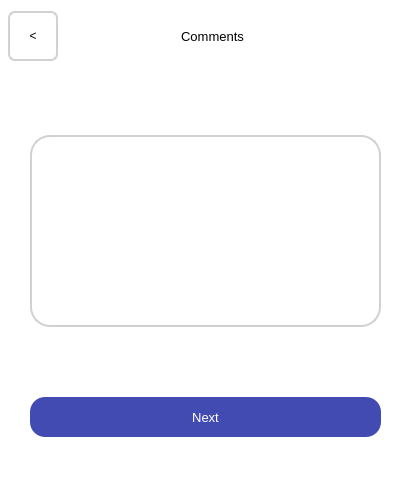
<?xml version="1.0" encoding="UTF-8"?>
<ui version="4.0">
    <class>Dialog</class>
    <widget class="QDialog" name="Dialog">
        <property name="geometry">
            <rect>
                <x>0</x>
                <y>0</y>
                <width>411</width>
                <height>501</height>
            </rect>
        </property>
        <property name="windowTitle">
            <string>Dialog</string>
        </property>
        <property name="styleSheet">
            <string notr="true"/>
        </property>
        <widget class="QWidget" name="widget" native="true">
            <property name="geometry">
                <rect>
                    <x>0</x>
                    <y>0</y>
                    <width>411</width>
                    <height>501</height>
                </rect>
            </property>
            <property name="styleSheet">
                <string notr="true">background-color: #FFFFFF;</string>
            </property>
            <widget class="QWidget" name="verticalLayoutWidget_2">
                <property name="geometry">
                    <rect>
                        <x>0</x>
                        <y>71</y>
                        <width>411</width>
                        <height>431</height>
                    </rect>
                </property>
                <layout class="QVBoxLayout" name="verticalLayout_10">
                    <property name="leftMargin">
                        <number>30</number>
                    </property>
                    <property name="topMargin">
                        <number>0</number>
                    </property>
                    <property name="rightMargin">
                        <number>30</number>
                    </property>
                    <item>
                        <widget class="QTextEdit" name="commentsInput">
                            <property name="sizePolicy">
                                <sizepolicy hsizetype="Expanding" vsizetype="Fixed">
                                    <horstretch>0</horstretch>
                                    <verstretch>0</verstretch>
                                </sizepolicy>
                            </property>
                            <property name="styleSheet">
                                <string notr="true">border-radius : 20; border: 2px solid #D1D1D1</string>
                            </property>
                        </widget>
                    </item>
                    <item>
                        <widget class="QPushButton" name="nextButton">
                            <property name="sizePolicy">
                                <sizepolicy hsizetype="Expanding" vsizetype="Fixed">
                                    <horstretch>0</horstretch>
                                    <verstretch>0</verstretch>
                                </sizepolicy>
                            </property>
                            <property name="minimumSize">
                                <size>
                                    <width>0</width>
                                    <height>40</height>
                                </size>
                            </property>
                            <property name="font">
                                <font>
                                    <pointsize>10</pointsize>
                                </font>
                            </property>
                            <property name="styleSheet">
                                <string notr="true">border-radius : 15; border: 2 px solid black; background-color :
                                    #414BB2; color: white
                                </string>
                            </property>
                            <property name="text">
                                <string>Next</string>
                            </property>
                        </widget>
                    </item>
                </layout>
            </widget>
            <widget class="QWidget" name="horizontalLayoutWidget">
                <property name="geometry">
                    <rect>
                        <x>0</x>
                        <y>1</y>
                        <width>411</width>
                        <height>71</height>
                    </rect>
                </property>
                <layout class="QHBoxLayout" name="horizontalLayout_5">
                    <property name="sizeConstraint">
                        <enum>QLayout::SetNoConstraint</enum>
                    </property>
                    <property name="leftMargin">
                        <number>8</number>
                    </property>
                    <item>
                        <widget class="QPushButton" name="backButton">
                            <property name="sizePolicy">
                                <sizepolicy hsizetype="Minimum" vsizetype="Fixed">
                                    <horstretch>0</horstretch>
                                    <verstretch>0</verstretch>
                                </sizepolicy>
                            </property>
                            <property name="minimumSize">
                                <size>
                                    <width>0</width>
                                    <height>40</height>
                                </size>
                            </property>
                            <property name="maximumSize">
                                <size>
                                    <width>50</width>
                                    <height>50</height>
                                </size>
                            </property>
                            <property name="styleSheet">
                                <string notr="true">border-radius : 7; border: 2px solid #D1D1D1</string>
                            </property>
                            <property name="text">
                                <string>&lt;</string>
                            </property>
                        </widget>
                    </item>
                    <item>
                        <widget class="QLabel" name="title">
                            <property name="sizePolicy">
                                <sizepolicy hsizetype="Minimum" vsizetype="Fixed">
                                    <horstretch>0</horstretch>
                                    <verstretch>0</verstretch>
                                </sizepolicy>
                            </property>
                            <property name="minimumSize">
                                <size>
                                    <width>0</width>
                                    <height>40</height>
                                </size>
                            </property>
                            <property name="font">
                                <font>
                                    <pointsize>10</pointsize>
                                </font>
                            </property>
                            <property name="text">
                                <string>Comments</string>
                            </property>
                            <property name="alignment">
                                <set>Qt::AlignCenter</set>
                            </property>
                        </widget>
                    </item>
                    <item>
                        <spacer name="horizontalSpacer">
                            <property name="orientation">
                                <enum>Qt::Horizontal</enum>
                            </property>
                            <property name="sizeType">
                                <enum>QSizePolicy::Fixed</enum>
                            </property>
                            <property name="sizeHint" stdset="0">
                                <size>
                                    <width>50</width>
                                    <height>20</height>
                                </size>
                            </property>
                        </spacer>
                    </item>
                </layout>
            </widget>
        </widget>
    </widget>
    <resources/>
    <connections/>
</ui>
